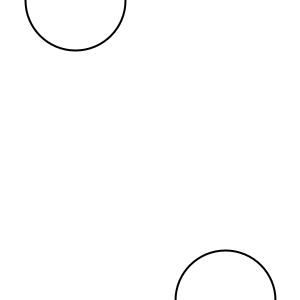
Frame 1 (no input)
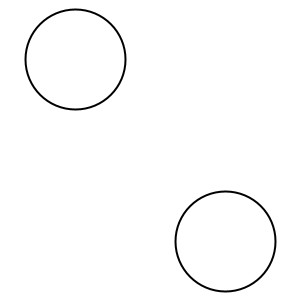
Frame 60 (the mouse pressed at the canvas centre just before this capture)
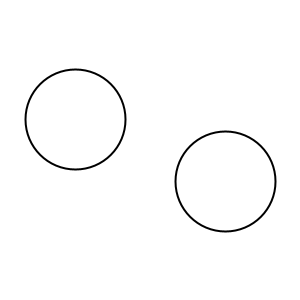
Frame 120 (the mouse held since frame 60 and released just before this capture)

The Processing sketch that drew these frames (run headless with seeded random() and noise(); from frame 60 on, the mouse is pressed at the canvas centre):

// Processing sketch: Checkpoint_1_6
// ── Checkpoint_1_6.pde
int y1 = 0;
int y2 = 300;

void setup(){
  size(300, 300);
  strokeWeight(2);
}

void draw() {
  background(255);
  circle(75,y1,100);
  y1 = y1 + 1;
  circle(225,y2,100);
  y2 = y2 - 1;
  
  if(y1 > 350){
  y1 = -50;
  y2 = 350;
  }
}
